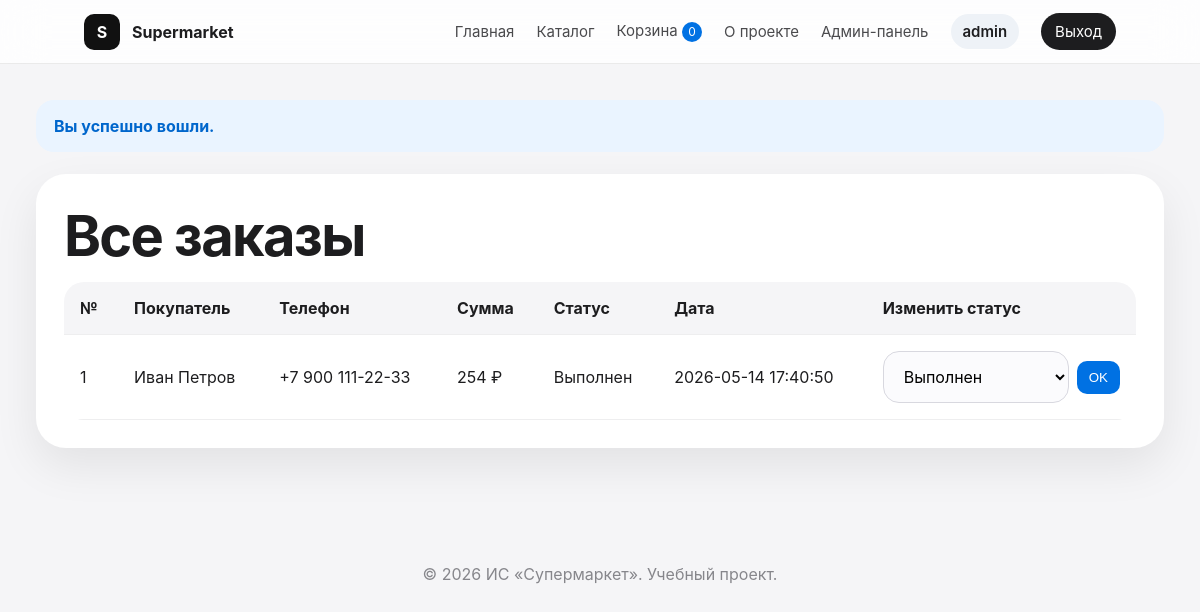
/index.php?page=admin_orders (signed in), run on the app's committed database.
### tables this page shows
CREATE TABLE `orders` (
  `id` INT NOT NULL AUTO_INCREMENT,
  `user_id` INT NULL,
  `customer_name` VARCHAR(120) NOT NULL,
  `phone` VARCHAR(30) NOT NULL,
  `email` VARCHAR(120) NOT NULL,
  `address` TEXT NOT NULL,
  `total` DECIMAL(10,2) NOT NULL,
  `status` ENUM('new', 'processing', 'delivery', 'completed', 'cancelled') NOT NULL DEFAULT 'new',
  `created_at` TIMESTAMP NOT NULL DEFAULT CURRENT_TIMESTAMP,
  PRIMARY KEY (`id`),
  KEY `orders_user_id_index` (`user_id`),
  CONSTRAINT `orders_user_id_fk`
    FOREIGN KEY (`user_id`) REFERENCES `users` (`id`)
    ON DELETE SET NULL
    ON UPDATE CASCADE
);

### src/Router/Router.php (called while the page is built, shortened)
<?php
class Router
{
    public function route(string $page): string
    {
        switch ($page) {
            case 'admin_orders':
                return (new AdminController())->orders();
        }
    }
}

### src/Controllers/AdminController.php (the view, shortened to what this page needs)
<?php
class AdminController
{
    public function orders(): string
    {
        $pdo = Config::getPDO();
        $orders = $pdo->query("SELECT * FROM orders ORDER BY id DESC")->fetchAll();
        $content = "<section class='panel'><h1>Все заказы</h1><div class='table-wrap'><table>";
        $content .= "<tr><th>№</th><th>Покупатель</th><th>Телефон</th><th>Сумма</th><th>Статус</th><th>Дата</th><th>Изменить статус</th></tr>";
        foreach ($orders as $order) {
            $sum = number_format((float)$order['total'], 0, '.', ' ');
            $status = $this->statusName($order['status']);
            $id = (int)$order['id'];
            $content .= "
                <tr>
                    <td>{$id}</td>
                    <td>" . BaseTemplate::escape($order['customer_name']) . "</td>
                    <td>" . BaseTemplate::escape($order['phone']) . "</td>
                    <td>{$sum} ₽</td>
                    <td>{$status}</td>
                    <td>{$order['created_at']}</td>
                    <td>
                        <form method='post' action='/supermarket/index.php?page=admin_order_status&id={$id}' class='inline-form'>
                            <select name='status'>
                                {$this->statusOptions($order['status'])}
                            </select>
                            <button class='small-btn'>OK</button>
                        </form>
                    </td>
                </tr>
            ";
        }
        $content .= "</table></div></section>";
        return BaseTemplate::render('Все заказы', $content);
    }
    private function statusName(string $status): string
    {
        $names = [
            'new' => 'Новый',
            'processing' => 'В обработке',
            'delivery' => 'Доставляется',
            'completed' => 'Выполнен',
            'cancelled' => 'Отменён'
        ];
        return $names[$status] ?? $status;
    }
    private function statusOptions(string $current): string
    {
        $statuses = [
            'new' => 'Новый',
            'processing' => 'В обработке',
            'delivery' => 'Доставляется',
            'completed' => 'Выполнен',
            'cancelled' => 'Отменён'
        ];
        $html = '';
        foreach ($statuses as $value => $name) {
            $selected = $value === $current ? 'selected' : '';
            $html .= "<option value='{$value}' {$selected}>{$name}</option>";
        }
        return $html;
    }
}

### assets/css/style.css (style rules this page uses)
* { box-sizing: border-box; }
body { margin: 0; font-family: -apple-system, BlinkMacSystemFont, "Segoe UI", Arial, sans-serif; background: #f5f5f7; color: #1d1d1f; }
.feature-card, .product-card, .admin-card, .role-card, .panel { background: white; border-radius: 30px; padding: 28px; box-shadow: 0 18px 45px rgba(0,0,0,0.08); }
.catalog-head h1, .panel h1 { font-size: clamp(36px, 5vw, 56px); margin: 0 0 12px; letter-spacing: -1.7px; }
input, textarea, select { width: 100%; padding: 14px 16px; border-radius: 16px; border: 1px solid #d8d8df; background: #fbfbfd; font: inherit; }
.table-wrap { overflow-x: auto; }
table { width: 100%; border-collapse: collapse; overflow: hidden; border-radius: 20px; }
th, td { padding: 16px; border-bottom: 1px solid #eeeeef; text-align: left; vertical-align: middle; }
th { background: #f5f5f7; }
.inline-form { display: flex; gap: 8px; align-items: center; }
.small-btn { border: none; border-radius: 10px; background: #0071e3; color: white; padding: 9px 12px; cursor: pointer; }

### data on the page
orders: id "1", customer_name "Иван Петров", phone "+7 900 111-22-33", total "254", status "Выполнен", created_at "2026-05-14 17:40:50"

### other printed values
$basketCount "0"
$username "admin"
$flash "Вы успешно вошли."
